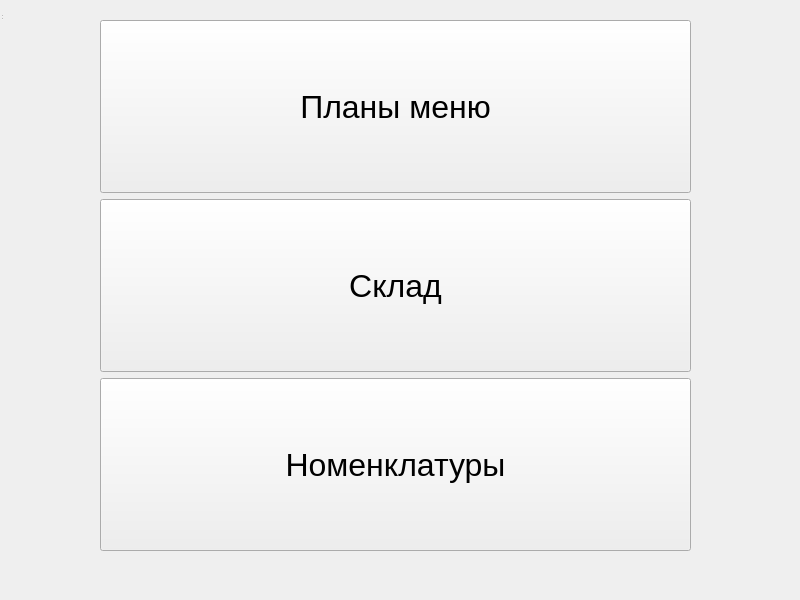
<?xml version="1.0" encoding="UTF-8"?>
<ui version="4.0">
 <class>MainMenu</class>
 <widget class="QWidget" name="MainMenu">
  <property name="geometry">
   <rect>
    <x>0</x>
    <y>0</y>
    <width>800</width>
    <height>600</height>
   </rect>
  </property>
  <property name="windowTitle">
   <string>MainWindow</string>
  </property>
  <widget class="QWidget" name="centralwidget" native="true">
   <property name="geometry">
    <rect>
     <x>0</x>
     <y>0</y>
     <width>791</width>
     <height>571</height>
    </rect>
   </property>
   <widget class="QWidget" name="verticalLayoutWidget">
    <property name="geometry">
     <rect>
      <x>100</x>
      <y>20</y>
      <width>591</width>
      <height>531</height>
     </rect>
    </property>
    <layout class="QVBoxLayout" name="verticalLayout">
     <item>
      <widget class="QPushButton" name="menuPlansButton">
       <property name="enabled">
        <bool>true</bool>
       </property>
       <property name="sizePolicy">
        <sizepolicy hsizetype="Minimum" vsizetype="Minimum">
         <horstretch>0</horstretch>
         <verstretch>0</verstretch>
        </sizepolicy>
       </property>
       <property name="font">
        <font>
         <pointsize>24</pointsize>
        </font>
       </property>
       <property name="text">
        <string>Планы меню</string>
       </property>
      </widget>
     </item>
     <item>
      <widget class="QPushButton" name="warehouseButton">
       <property name="sizePolicy">
        <sizepolicy hsizetype="Minimum" vsizetype="Minimum">
         <horstretch>0</horstretch>
         <verstretch>0</verstretch>
        </sizepolicy>
       </property>
       <property name="font">
        <font>
         <pointsize>24</pointsize>
        </font>
       </property>
       <property name="text">
        <string>Склад</string>
       </property>
      </widget>
     </item>
     <item>
      <widget class="QPushButton" name="nomenclaturesButton">
       <property name="sizePolicy">
        <sizepolicy hsizetype="Minimum" vsizetype="Minimum">
         <horstretch>0</horstretch>
         <verstretch>0</verstretch>
        </sizepolicy>
       </property>
       <property name="font">
        <font>
         <pointsize>24</pointsize>
        </font>
       </property>
       <property name="text">
        <string>Номенклатуры</string>
       </property>
      </widget>
     </item>
    </layout>
   </widget>
  </widget>
  <widget class="QStatusBar" name="statusbar">
   <property name="geometry">
    <rect>
     <x>0</x>
     <y>0</y>
     <width>3</width>
     <height>21</height>
    </rect>
   </property>
  </widget>
 </widget>
 <resources/>
 <connections/>
</ui>
